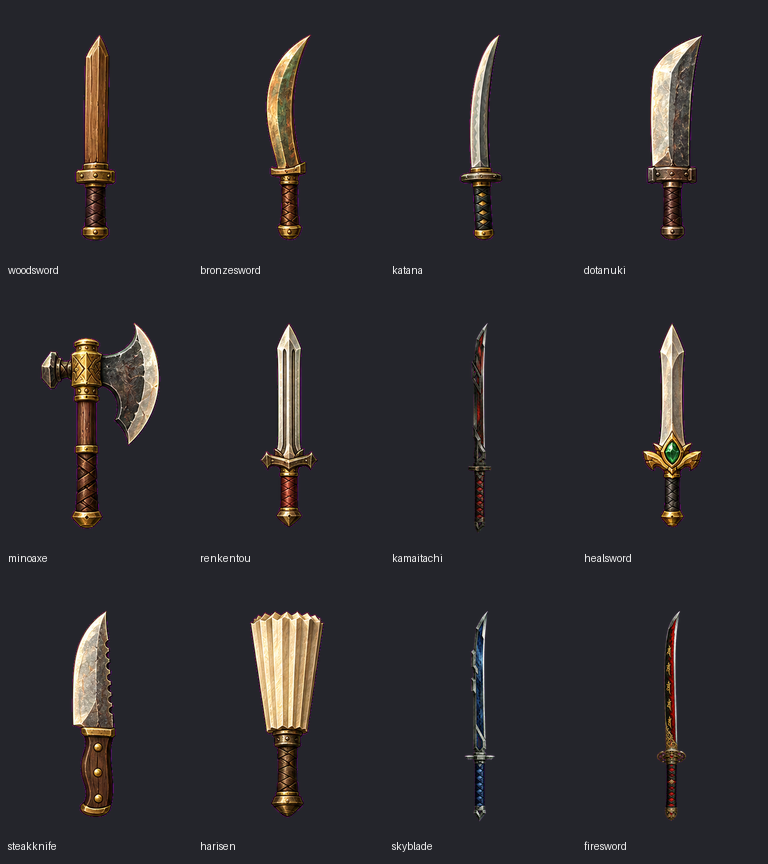
#> input picture fushigi-weapons-v2/catalog.png, 768 x 864 px, found by its file name
$ python build.py
#> lines starting #> are read from the running program, lines starting #| are printed output that depends on the picture
"""Deterministic chroma removal and grip registration; no image repainting."""
from pathlib import Path
import json, hashlib, shutil
import numpy as np
from PIL import Image, ImageDraw

R=Path(__file__).parent
KEYS=['woodsword','bronzesword','katana','dotanuki','minoaxe','renkentou','kamaitachi','healsword','steakknife','harisen','skyblade','firesword']
NAMES=['木刀','青銅の太刀','カタナ','どうたぬき','ミノタウロスの斧','連撃刀','妖刀かまいたち','回復の剣','ステーキナイフ','巨大ハリセン','空の刃','火迅風魔刀']
ART={'catalog':'exec-a9a1d0c7-fa42-4659-a3e2-9b5446f3b19f.png','kamaitachi':'exec-658018d5-a912-4098-901c-0ce75e5abad9.png','skyblade':'exec-bce2de08-186e-42f2-b4a4-b65d3a6aed8e.png','firesword':'exec-8f9d2a70-d03d-4acb-b61d-8f6c14c0ffdf.png'}
def sha(p):return hashlib.sha256(p.read_bytes()).hexdigest()
def key_out(im):
 a=np.asarray(im.convert('RGB')).astype(float)
 # Matte by distance from magenta, then remove the magenta spill in mixed edge pixels.
 distance=np.max(np.abs(a-[255,0,255]),axis=2)
 alpha=np.clip((distance-12)/100,0,1)
 # Pink generation fringes have both red and blue much brighter than green.
 pink=(a[:,:,0]>170)&(a[:,:,2]>170)&(a[:,:,1]<100)
 alpha[pink]=0
 safe=np.maximum(alpha,.001)
 rgb=np.clip((a-(1-alpha[:,:,None])*[255,0,255])/safe[:,:,None],0,255)
 out=np.dstack([rgb,alpha*255]).astype('uint8');out[alpha==0]=0
 return Image.fromarray(out)
def build():
 for d in ['source-art','items','assets','emission']:(R/d).mkdir(parents=True,exist_ok=True)
 sheet=Image.open(R/'source-art/catalog.png');entries=[]
#> in build, sheet is the input picture: PIL image 768x864 RGB; mean R, G, B 44.7, 43.4, 46.9
 for i,key in enumerate(KEYS):
  if key in ('kamaitachi','skyblade','firesword'):
   src=f'source-art/{key}.png';im=Image.open(R/src);box=[0,0,*im.size];grip=[627,1025]
  else:
   src='source-art/catalog.png';im=sheet
   box=[round(i%4*sheet.width/4),[0,420,840][i//4],round((i%4+1)*sheet.width/4),[420,840,1330][i//4]]
#> box = [0, 0, 192, 420]
   grip=[[155,450,736,1034][i%4],[345,775,1215][i//4]]
  obj=key_out(im.crop(box));bounds=obj.getbbox();gx,gy=grip[0]-box[0],grip[1]-box[1]
#> in key_out, `a=np.asarray(im.convert('RGB')).astype(float)`:
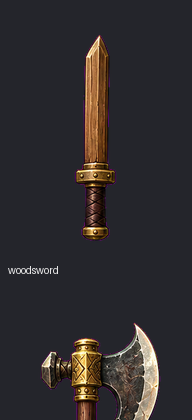
#> a: shape (420, 192, 3) float64; mean R, G, B 47.9, 44.6, 46.2
#> in key_out, `distance=np.max(np.abs(a-[255,0,255]),axis=2)`:
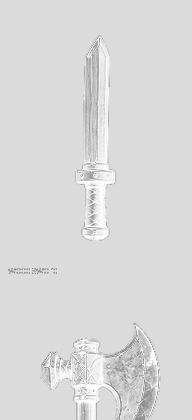
#> distance: shape (420, 192) float64; min 112, max 255, mean 217.6
#> in key_out, `alpha=np.clip((distance-12)/100,0,1)`: alpha: shape (420, 192) float64; every value is 1
#> in key_out, `pink=(a[:,:,0]>170)&(a[:,:,2]>170)&(a[:,:,1]<100)`: pink: shape (420, 192) bool; every value is 0
#> after `bounds = obj.getbbox()`: bounds = (0, 0, 192, 420)
#> after `gx, gy = (grip[0] - box[0], grip[1] - box[1])`: gx = 155; gy = 345
  scale=384/(gy-bounds[1]);crop=obj.crop(bounds);size=[round(crop.width*scale),round(crop.height*scale)]
#> after `scale = 384 / (gy - bounds[1])`: scale = 1.11
#> after `size = [round(crop.width * scale), round(crop.height * scale)]`: size = [214, 467]
  pos=[round(256-(gx-bounds[0])*scale),26]
#> pos = [83, 26]
  assert min(pos)>=0 and pos[0]+size[0]<=512 and pos[1]+size[1]<=512,(key,pos,size)
  item=Image.new('RGBA',(512,512));item.alpha_composite(crop.resize(size,Image.Resampling.LANCZOS),pos)
#> after `item = Image.new('RGBA', (512, 512))`: item: PIL image 512x512 RGBA; every value is 0
#> after `item.alpha_composite(crop.resize(size, Image.Resampling.LANCZOS), pos)`:
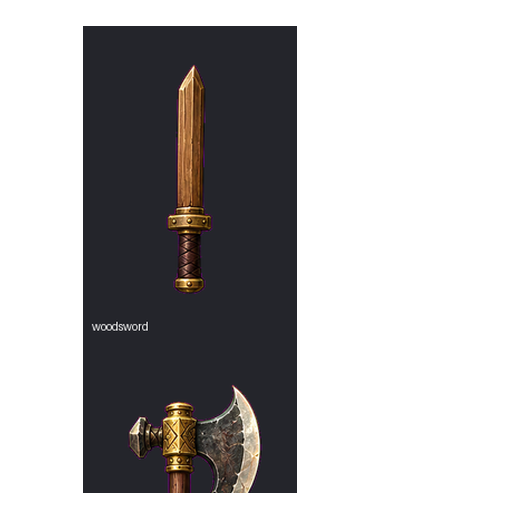
#> item: PIL image 512x512 RGBA; mean R, G, B, A 18.2, 17, 17.6, 97.2; transparent parts drawn white
  bg=Image.new('RGB',(512,512),'#ff00ff');bg.paste(item,mask=item.getchannel('A'));bg.save(R/'items'/f'{key}.png')
#> after `bg = Image.new('RGB', (512, 512), '#ff00ff')`:
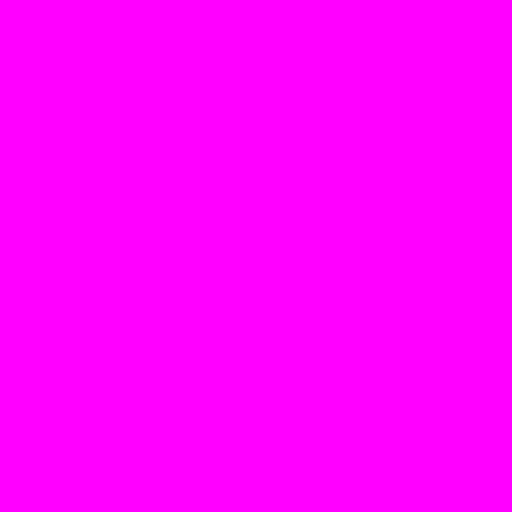
#> bg: PIL image 512x512 RGB; mean R, G, B 255, 0, 255
#> after `bg.paste(item, mask=item.getchannel('A'))`:
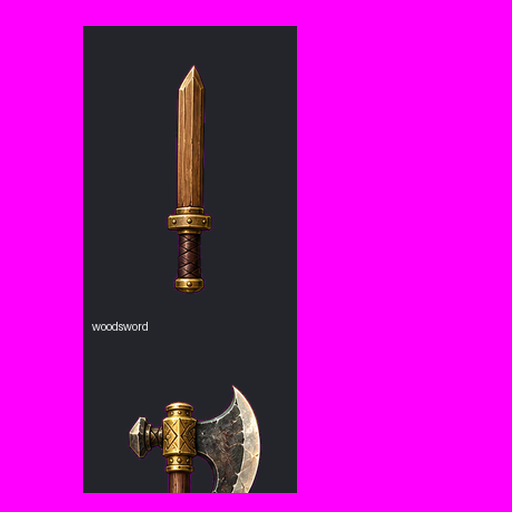
#> bg: PIL image 512x512 RGB; mean R, G, B 176, 17, 175.4
  # Same approved v3 tip-to-grip distance and pivot as the old catalog.
  k=175/384;registered=Image.new('RGBA',(192,256));registered.alpha_composite(item.resize((round(512*k),round(512*k)),Image.Resampling.LANCZOS),(round(96-256*k),round(210-410*k)))
#> after `registered = Image.new('RGBA', (192, 256))`: registered: PIL image 192x256 RGBA; every value is 0
#> after `registered.alpha_composite(item.resize((round(512 * k), round(512 * k)`:
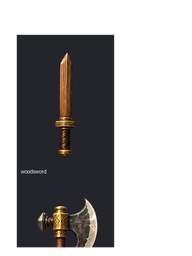
#> registered: PIL image 192x256 RGBA; mean R, G, B, A 20.7, 19.3, 20, 107.4; transparent parts drawn white
  blade_end=178;grip_y=210
  if key in ('kamaitachi','skyblade','firesword'):
   # Extend only the blade by 35%; keep hilt width, length and hand socket intact.
   padding=64;blade_scale=1.35
   longer=Image.new('RGBA',(192,320));length=round(blade_end*blade_scale)
   longer.alpha_composite(registered.crop((0,0,192,blade_end)).resize((192,length),Image.Resampling.LANCZOS),(0,padding+blade_end-length))
   longer.alpha_composite(registered.crop((0,blade_end,192,256)),(0,padding+blade_end))
   registered=longer;blade_end+=padding;grip_y+=padding
  registered.save(R/'assets'/f'{key}.png')
  e=dict(key=key,name=NAMES[i],path=f'assets/{key}.png',grip=[96,grip_y],size=list(registered.size),renderScale=.66,source=src,sourceCell=box,sourceGrip=grip,sourceSha256=sha(R/src),spriteSha256=sha(R/'assets'/f'{key}.png'),view='front')
#> e = 12 items
  if key in ('kamaitachi','skyblade','firesword'):
   # Illuminate blade only. Keep the ornate guard, hand and leather unlit.
   e['bladeLengthScale']=1.35
   mask=registered.copy();a=np.array(mask);a[blade_end:]=0;mask=Image.fromarray(a);mask.save(R/'emission'/f'{key}.png')
   e['glow']={'path':f'emission/{key}.png','color':{'kamaitachi':'#f32645','skyblade':'#2f9dff','firesword':'#b31527'}[key],'darkCore':key=='firesword'}
  entries.append(e)
 (R/'weapons.json').write_text(json.dumps(dict(version=2,status='Production redesign; adopted individual designs and heavier catalog',approvedBaseline='../fushigi-equipment-v3/',weapons=entries),ensure_ascii=False,indent=2)+'\n')
 contact=Image.new('RGB',(768,864),'#24252b');d=ImageDraw.Draw(contact)
 for i,e in enumerate(entries):
  x=i%4*192;y=i//4*288;im=Image.open(R/e['path']);im.thumbnail((192,256));contact.paste(im,(x+(192-im.width)//2,y),im);d.text((x+8,y+264),e['key'],fill='#eeeeee')
 contact.save(R/'catalog.png')
 print(json.dumps({e['key']:Image.open(R/e['path']).getbbox() for e in entries}))
#> (the run stopped early here; a loop or call above may not have finished)
